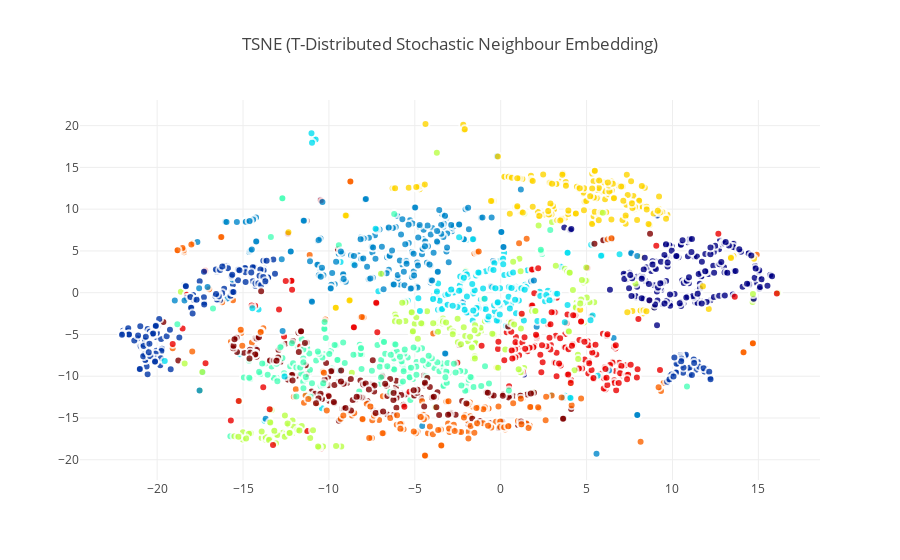

Notebook cell for this chart:
### Code cell
tsne = TSNE(n_iter=1500)

tsne_results = tsne.fit_transform(df_std)

traceTSNE = go.Scatter(
    x = tsne_results[:,0],
    y = tsne_results[:,1],
    name = label,
    hoveron = label,
    mode = 'markers',
    text = label,
    showlegend = True,
    marker = dict(
        size = 8,
        color = label,
        colorscale ='Jet',
        showscale = False,
        line = dict(
            width = 2,
            color = 'rgb(255, 255, 255)'
        ),
        opacity = 0.8
    )
)
data = [traceTSNE]

layout = dict(title = 'TSNE (T-Distributed Stochastic Neighbour Embedding)',
              hovermode= 'closest',
              yaxis = dict(zeroline = False),
              xaxis = dict(zeroline = False),
              showlegend= False,
             )

fig = dict(data=data, layout=layout)
py.iplot(fig, filename='styled-scatter')

### Figure 1 — Plotly figure (JSON) as saved in the notebook; plotly's stock layout.template omitted (floating-point values rounded to 4 significant figures; data arrays with more than 128 entries replaced by an {"elided": "..."} marker saying what was removed)
{"data": [{"hoveron": {"elided": "2000 int values"}, "marker": {"color": {"elided": "2000 int values"}, "colorscale": "Jet", "line": {"color": "rgb(255, 255, 255)", "width": 2}, "opacity": 0.8, "showscale": false, "size": 8}, "mode": "markers", "name": {"elided": "2000 int values"}, "showlegend": true, "text": {"elided": "2000 int values"}, "type": "scatter", "x": {"elided": "2000 float values"}, "y": {"elided": "2000 float values"}}], "layout": {"hovermode": "closest", "showlegend": false, "title": "TSNE (T-Distributed Stochastic Neighbour Embedding)", "xaxis": {"zeroline": false}, "yaxis": {"zeroline": false}}}
